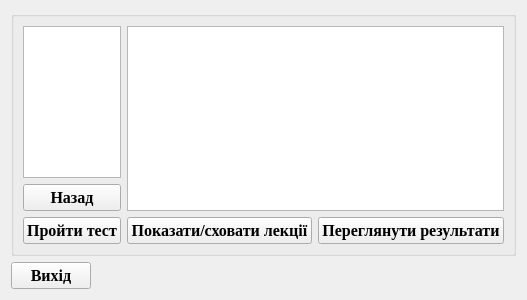
<?xml version="1.0" encoding="UTF-8"?>
<ui version="4.0">
 <class>StudentForm</class>
 <widget class="QDialog" name="StudentForm">
  <property name="geometry">
   <rect>
    <x>0</x>
    <y>0</y>
    <width>400</width>
    <height>300</height>
   </rect>
  </property>
  <property name="font">
   <font>
    <family>Times New Roman</family>
    <pointsize>12</pointsize>
   </font>
  </property>
  <property name="windowTitle">
   <string>Форма студента</string>
  </property>
  <layout class="QVBoxLayout" name="verticalLayout">
   <item>
    <layout class="QVBoxLayout" name="allFormLayout" stretch="1,0">
     <item>
      <widget class="QGroupBox" name="groupBox">
       <property name="title">
        <string/>
       </property>
       <layout class="QGridLayout" name="gridLayout_2">
        <item row="0" column="0">
         <layout class="QHBoxLayout" name="studentFormLayout" stretch="3,7">
          <item>
           <layout class="QVBoxLayout" name="materialFormLayout" stretch="1,0">
            <property name="sizeConstraint">
             <enum>QLayout::SetDefaultConstraint</enum>
            </property>
            <item>
             <widget class="QListView" name="materialsList">
              <property name="font">
               <font>
                <family>Times New Roman</family>
                <pointsize>12</pointsize>
               </font>
              </property>
             </widget>
            </item>
            <item>
             <layout class="QVBoxLayout" name="testLayout">
              <item>
               <widget class="QPushButton" name="backward">
                <property name="font">
                 <font>
                  <weight>75</weight>
                  <bold>true</bold>
                 </font>
                </property>
                <property name="text">
                 <string>Назад</string>
                </property>
                <property name="autoDefault">
                 <bool>false</bool>
                </property>
               </widget>
              </item>
              <item>
               <widget class="QPushButton" name="test">
                <property name="font">
                 <font>
                  <family>Times New Roman</family>
                  <pointsize>12</pointsize>
                  <weight>75</weight>
                  <bold>true</bold>
                 </font>
                </property>
                <property name="text">
                 <string>Пройти тест</string>
                </property>
                <property name="autoDefault">
                 <bool>false</bool>
                </property>
               </widget>
              </item>
             </layout>
            </item>
           </layout>
          </item>
          <item>
           <layout class="QVBoxLayout" name="materialsLayout">
            <property name="sizeConstraint">
             <enum>QLayout::SetDefaultConstraint</enum>
            </property>
            <item>
             <widget class="QTextBrowser" name="materialBrowser"/>
            </item>
            <item>
             <layout class="QHBoxLayout" name="horizontalLayout">
              <item>
               <widget class="QPushButton" name="connectedLections">
                <property name="font">
                 <font>
                  <family>Times New Roman</family>
                  <pointsize>12</pointsize>
                  <weight>75</weight>
                  <bold>true</bold>
                 </font>
                </property>
                <property name="text">
                 <string>Показати/сховати лекції</string>
                </property>
                <property name="autoDefault">
                 <bool>false</bool>
                </property>
               </widget>
              </item>
              <item>
               <widget class="QPushButton" name="getResults">
                <property name="font">
                 <font>
                  <weight>75</weight>
                  <bold>true</bold>
                 </font>
                </property>
                <property name="text">
                 <string>Переглянути результати</string>
                </property>
                <property name="autoDefault">
                 <bool>false</bool>
                </property>
               </widget>
              </item>
             </layout>
            </item>
           </layout>
          </item>
         </layout>
        </item>
       </layout>
      </widget>
     </item>
     <item>
      <layout class="QHBoxLayout" name="exitLayout">
       <item>
        <widget class="QPushButton" name="exit">
         <property name="font">
          <font>
           <weight>75</weight>
           <bold>true</bold>
          </font>
         </property>
         <property name="text">
          <string>Вихід</string>
         </property>
         <property name="autoDefault">
          <bool>false</bool>
         </property>
        </widget>
       </item>
       <item>
        <spacer name="exitRightSpacer">
         <property name="orientation">
          <enum>Qt::Horizontal</enum>
         </property>
         <property name="sizeHint" stdset="0">
          <size>
           <width>40</width>
           <height>20</height>
          </size>
         </property>
        </spacer>
       </item>
      </layout>
     </item>
    </layout>
   </item>
  </layout>
 </widget>
 <resources/>
 <connections/>
</ui>
